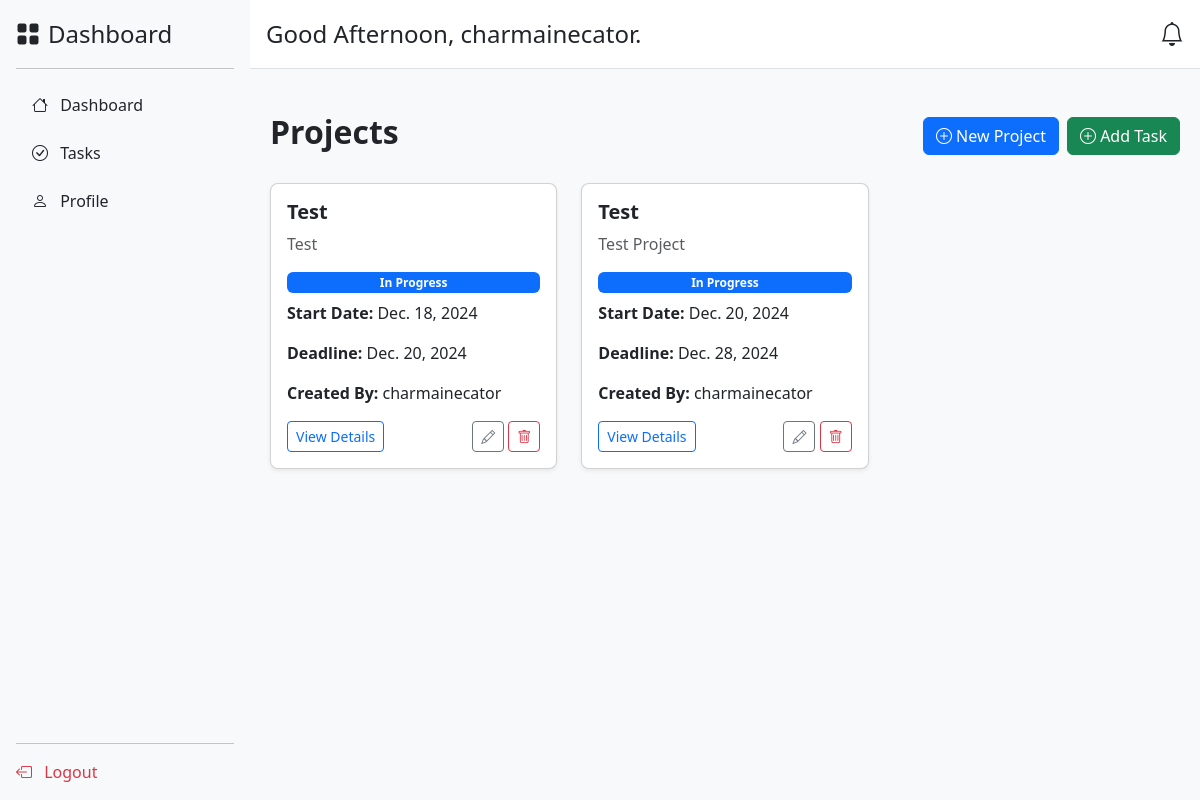
The page /projects/ (signed in) on the database as committed earlier.
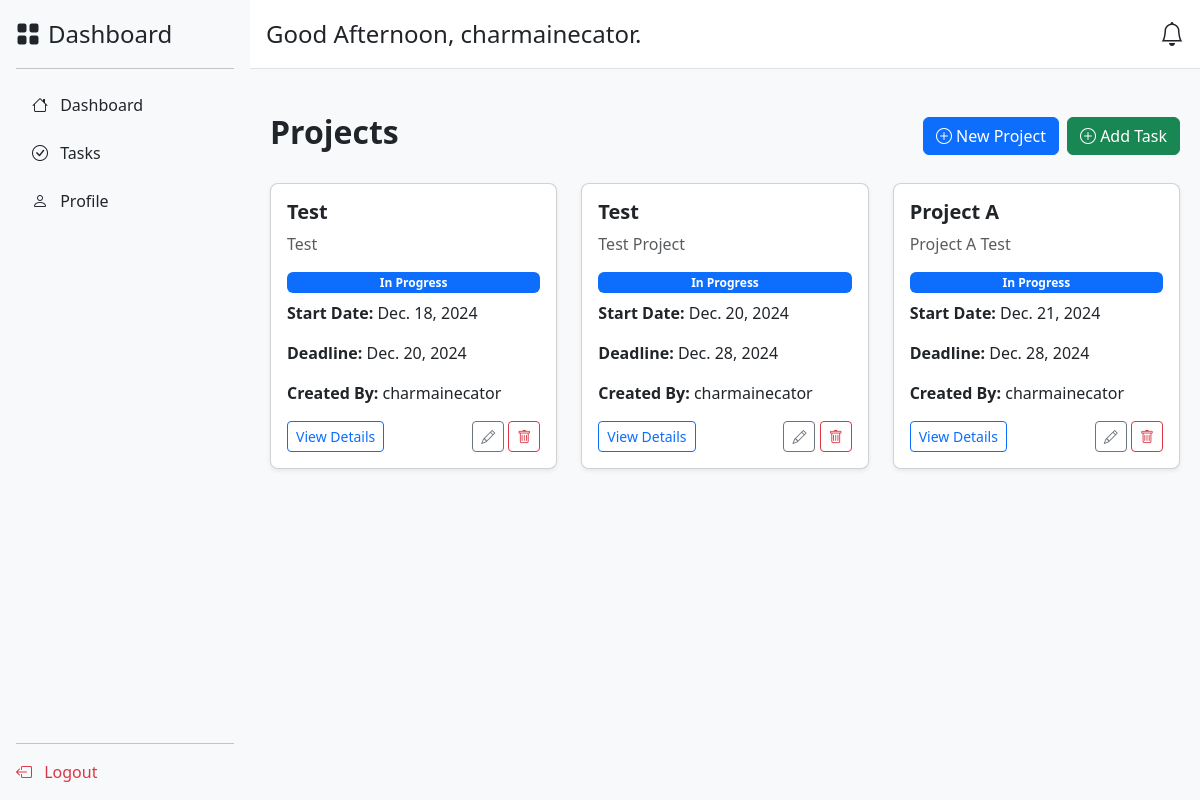
The same page on the database as committed later.
### app/models.py (models this page shows, shortened)
class Project(models.Model):
    name = models.CharField(max_length=255)
    description = models.TextField()
    start_date = models.DateField()
    deadline = models.DateField()
    status = models.CharField(
        max_length=20,
        choices=[
            ('In Progress', 'In Progress'),
            ('Completed', 'Completed'),
            ('On Hold', 'On Hold'),
        ],
        default='In Progress'
    )
    created_by = models.ForeignKey(User, on_delete=models.CASCADE, related_name="created_projects")
    team_members = models.ManyToManyField(TeamMember, related_name="projects")
    date_created = models.DateTimeField(auto_now_add=True)

### app/views.py (the view)
# urls.py: path('projects/', views.projects, name='projects'),
@login_required
def projects(request):
    try:
        if request.method == "POST":
            create_project(request.POST, request.user)
            messages.success(request, "Project created successfully!")
            return redirect('projects')
        team_members = TeamMember.objects.filter(added_by_id=request.user)
        all_projects = get_projects().filter(created_by=request.user)
        return render(request, 'app/projects.html', {
            'team_members': team_members,
            'all_projects': all_projects
        })
    except Exception as e:
        messages.error(request, f"An error occurred: {e}")
        return redirect('dashboard')

### app/context_processors.py (called while the page is built)
def add_current_time(request):
    gmt8 = pytz.timezone('Asia/Manila')  # Set the timezone to GMT+8
    current_time = timezone.now().astimezone(gmt8)  # Convert current time to GMT+8
    return {'current_time': current_time}

### app/project_crud.py (called while the page is built)
def get_projects():
    return Project.objects.all()

### app/templates/app/projects.html (shortened to what this page needs)
<!DOCTYPE html>
<html lang="en">
<head>
    <link href="https://cdn.jsdelivr.net/npm/bootstrap@5.3.3/dist/css/bootstrap.min.css" rel="stylesheet">
    <link href="https://cdn.jsdelivr.net/npm/bootstrap-icons@1.10.5/font/bootstrap-icons.css" rel="stylesheet">
</head>
<body>
    <div class="d-flex">
        {% include 'app/sidebar.html' %}
        <div class="flex-grow-1">
            {% include 'app/header.html' %}
            <div class="container mt-4 content-container">
                <div class="d-flex justify-content-between align-items-center mb-4">
                    <h2 class="fw-bold">Projects</h2>
                    <div class="d-flex gap-2">
                        <button class="btn btn-primary" data-bs-toggle="modal" data-bs-target="#newProjectModal">
                            <i class="bi bi-plus-circle"></i> New Project
                        </button>
                        <button class="btn btn-success" data-bs-toggle="modal" data-bs-target="#addTaskModal">
                            <i class="bi bi-plus-circle"></i> Add Task
                        </button>
                    </div>
                </div>
                <div class="row">
                    {% for project in all_projects %}
                    <div class="col-md-4 mb-4">
                        <div class="card project-card p-3 shadow-sm">
                            <h5 class="card-title fw-bold">{{ project.name }}</h5>
                            <p class="card-text text-muted">{{ project.description }}</p>
                            <span class="badge bg-primary mb-2">{{ project.status }}</span>
                            <p><strong>Start Date:</strong> {{ project.start_date }}</p>
                            <p><strong>Deadline:</strong> {{ project.deadline }}</p>
                            <p><strong>Created By:</strong> {{ project.created_by.username }}</p>
                            <div class="d-flex justify-content-between">
                                <button class="btn btn-sm btn-outline-primary"
                                        data-bs-toggle="modal"
                                        data-bs-target="#projectDetailsModal"
                                        data-project-id="{{ project.id }}">
                                    View Details
                                </button>
                                <div>
                                    <button class="btn btn-sm btn-outline-secondary"><i class="bi bi-pencil"></i></button>
                                    <button class="btn btn-sm btn-outline-danger"><i class="bi bi-trash"></i></button>
                                </div>
                            </div>
                        </div>
                    </div>
                    {% empty %}
                    <p class="text-center text-muted">No projects available.</p>
                    {% endfor %}
                </div>
            </div>
        </div>
    </div>
</body>
</html>

### app/templates/app/sidebar.html (shortened to what this page needs)
<div class="d-flex flex-column flex-shrink-0 p-3 bg-light" style="width: 250px; height: 100vh;">
    <a href="{% url 'dashboard' %}" class="d-flex align-items-center mb-3 mb-md-0 me-md-auto text-dark text-decoration-none">
        <span class="fs-4"><i class="bi bi-grid-fill me-2"></i>Dashboard</span>
    </a>
    <hr>
    <ul class="nav nav-pills flex-column mb-auto">
        <li class="nav-item mb-2">
            <a href="{% url 'dashboard' %}" class="nav-link {% if request.path == '/dashboard/' %}active bg-primary text-white{% else %}text-dark{% endif %}">
                <i class="bi bi-house me-2"></i> Dashboard
            </a>
        </li>
        <li class="nav-item mb-2">
            <a href="{% url 'tasks' %}" class="nav-link {% if request.path == '/tasks/' %}active bg-primary text-white{% else %}text-dark{% endif %}">
                <i class="bi bi-check-circle me-2"></i> Tasks
            </a>
        </li>
        <li class="nav-item mb-2">
            <a href="{% url 'profile' %}" class="nav-link {% if request.path == '/profile/' %}active bg-primary text-white{% else %}text-dark{% endif %}">
                <i class="bi bi-person me-2"></i> Profile
            </a>
        </li>
    </ul>
    <hr>
    <div>
        <a href="{% url 'logout' %}" class="nav-link text-danger">
            <i class="bi bi-box-arrow-left me-2"></i> Logout
        </a>
    </div>
</div>

### app/templates/app/header.html (shortened to what this page needs)
<div class="d-flex justify-content-between align-items-center p-3 bg-white border-bottom">
    <div>
        <h4 class="mb-0">
            {% if current_time.hour < 12 %}
                Good Morning, {{ user.username|default:"User" }}.
            {% elif current_time.hour < 18 %}
                Good Afternoon, {{ user.username|default:"User" }}.
            {% else %}
                Good Evening, {{ user.username|default:"User" }}.
            {% endif %}
        </h4>
    </div>
    <div class="dropdown">
        <a href="#" class="position-relative" id="notifications-dropdown" data-bs-toggle="dropdown" aria-expanded="false">
            <i class="bi bi-bell fs-4 text-dark"></i>
        </a>
    </div>
</div>

### app/templates/app/projects.html (style rules this page uses)
body { background-color: #f8f9fa; }
.project-card { box-shadow: 0px 4px 8px rgba(0, 0, 0, 0.1); border-radius: 8px; overflow: hidden; }
.content-container { padding: 20px; }

Rows that differ between the two databases and show on the page:
added Project: name "Project A", description "Project A Test", status "In Progress", start_date "Dec. 21, 2024", deadline "Dec. 28, 2024", created_by.username "charmainecator"
